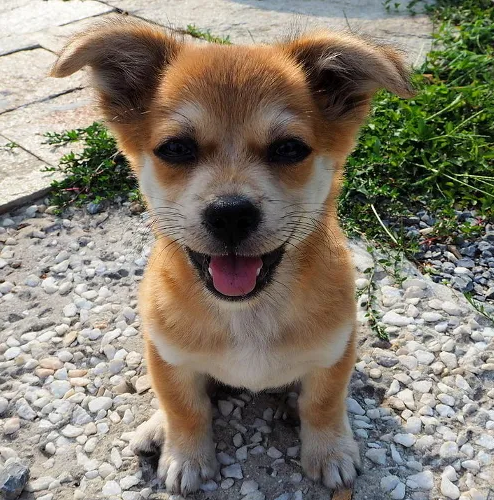
#> input picture Week 5/Code-Week#5/images/smoothing/puppy.png, 494 x 500 px, found by its file name
$ python '5. Smoothing image.py'
#> lines starting #> are read from the running program, lines starting #| are printed output that depends on the picture
# -*- coding: utf-8 -*-
"""
Created on Wed Feb  7 20:33:08 2024

@author: Noopa Jagadeesh
"""
import cv2
import matplotlib.pyplot as plt

img = cv2.imread('C:/Users/Downloads/COSC/Week-5/images/smoothing/puppy.png')
#> img is the input picture: shape (500, 494, 3); mean B, G, R 111.9, 125.8, 132.9
# Define a function for plotting multiple figures
def plot_img(images, titles):
    fig, axs = plt.subplots(nrows = 1, ncols = len(images),
                          figsize = (20, 20))
    for i, p in enumerate(images):
        axs[i].imshow(cv2.cvtColor(p, cv2.COLOR_BGR2RGB))
        axs[i].set_title(titles[i])
        axs[i].axis('off')
    plt.show()
# To show a side by side comparison of different filters with different kernel sizes.
for i in range(3,30,8):
    print("with kernel size: "+str(i))
    a_img = cv2.blur(img,(i,i))
    g_img = cv2.GaussianBlur(img,(i,i),0)
    b_img = cv2.bilateralFilter(img,i,75,75)
    images=[img, a_img, g_img, b_img]
    titles=['original image',
          'box filter image',
          'gaussian filter image',
          'Bilateral filter image']
    plot_img(images, titles)
#> this loop made 4 passes
#> pass 1, `a_img = cv2.blur(img,(i,i))`:
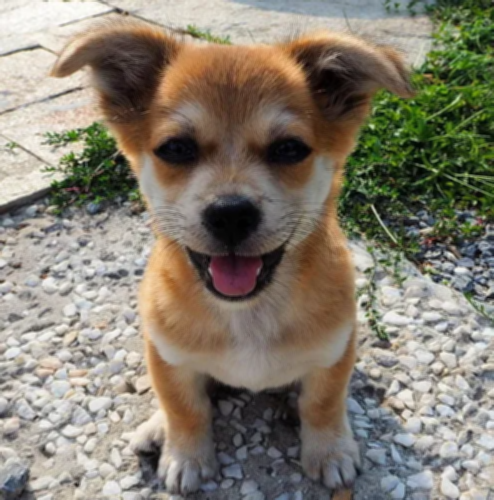
#> a_img: shape (500, 494, 3); mean B, G, R 111.9, 125.8, 132.9
#> pass 1, in plot_img, `plt.show()`:
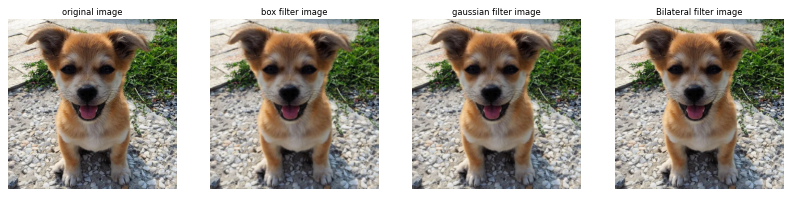
#> figure drawn by matplotlib, 4 panels
#> pass 2, `a_img = cv2.blur(img,(i,i))`:
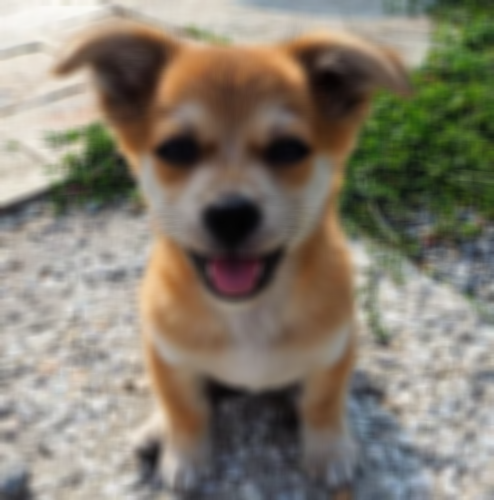
#> a_img: shape (500, 494, 3); mean B, G, R 111.9, 125.8, 133

$ run again, with Week 5/Code-Week#5/images/smoothing/apple.png copied over Week 5/Code-Week#5/images/smoothing/puppy.png
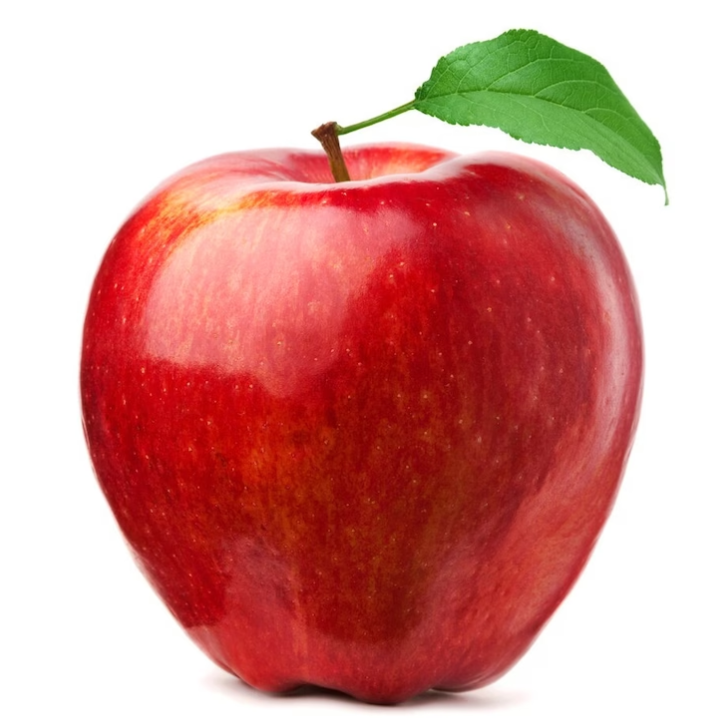
#> input picture Week 5/Code-Week#5/images/smoothing/apple.png, 723 x 723 px, found by its file name
#> img is the input picture: shape (723, 723, 3); mean B, G, R 145.5, 150.6, 212.6
#> the loop `for i in range(3,30,8):` made 4 passes
#> pass 1, in plot_img, `plt.show()`:
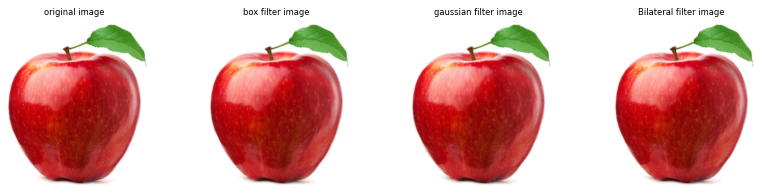
#> figure drawn by matplotlib, 4 panels
#> pass 2, in plot_img (call 2), `plt.show()`:
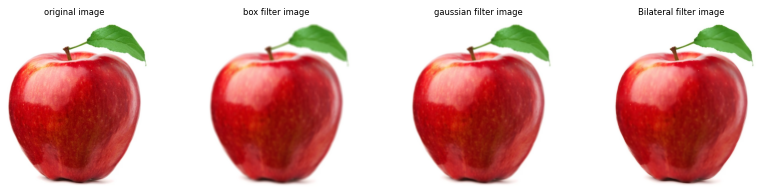
#> figure drawn by matplotlib, 4 panels

$ run again, with Week 5/Code-Week#5/images/smoothing/balloons_noisy.png copied over Week 5/Code-Week#5/images/smoothing/puppy.png
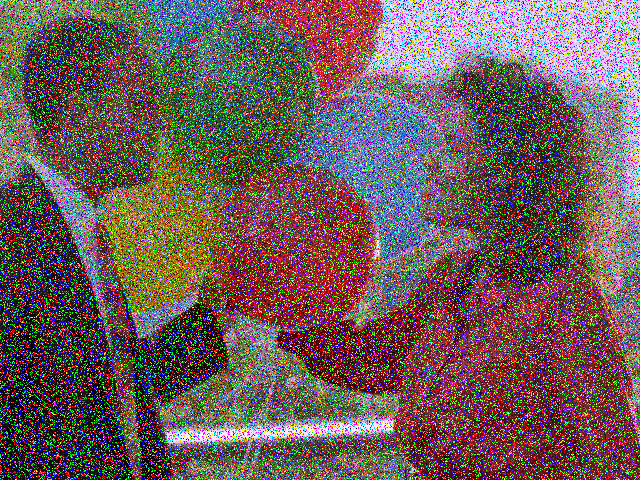
#> input picture Week 5/Code-Week#5/images/smoothing/balloons_noisy.png, 640 x 480 px, found by its file name
#> img is the input picture: shape (480, 640, 3); mean B, G, R 89.9, 92, 109.1
#> the loop `for i in range(3,30,8):` made 4 passes
#> pass 1, in plot_img, `plt.show()`:
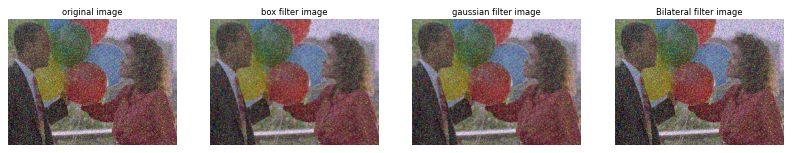
#> figure drawn by matplotlib, 4 panels
#> pass 2, `a_img = cv2.blur(img,(i,i))`:
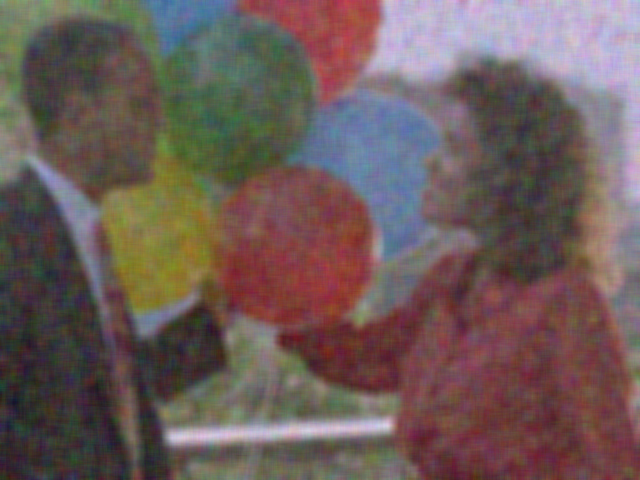
#> a_img: shape (480, 640, 3); mean B, G, R 89.9, 92, 109.1

$ run again, with Week 5/Code-Week#5/images/smoothing/lake.jpg saved as Week 5/Code-Week#5/images/smoothing/puppy.png
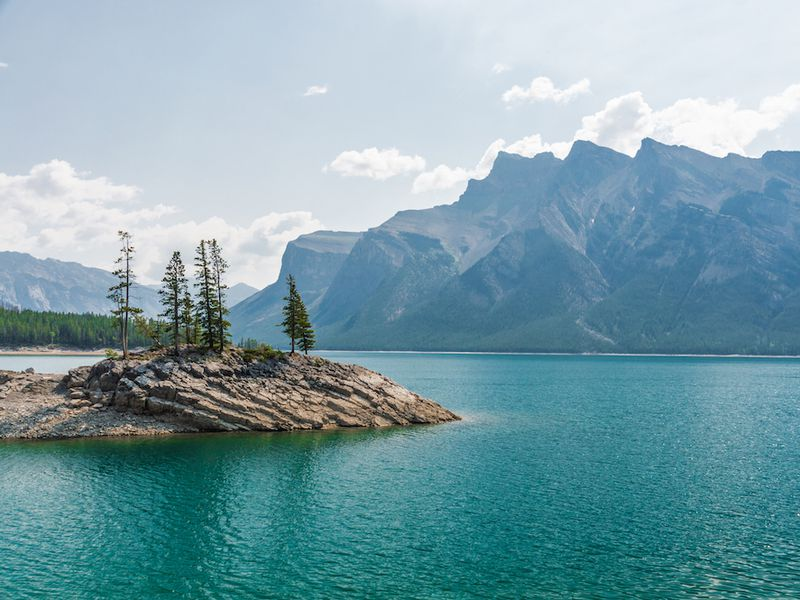
#> input picture Week 5/Code-Week#5/images/smoothing/lake.jpg, 800 x 600 px, found by its file name
#> img is the input picture: shape (600, 800, 3); mean B, G, R 168.7, 159.5, 123.2
#> the loop `for i in range(3,30,8):` made 4 passes
#> pass 1, in plot_img, `plt.show()`:
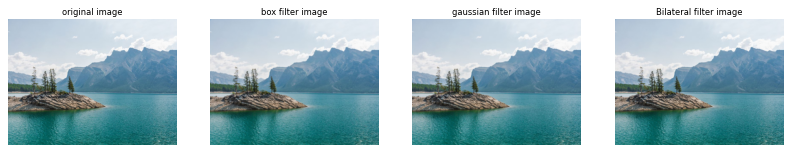
#> figure drawn by matplotlib, 4 panels
#> pass 2, `a_img = cv2.blur(img,(i,i))`:
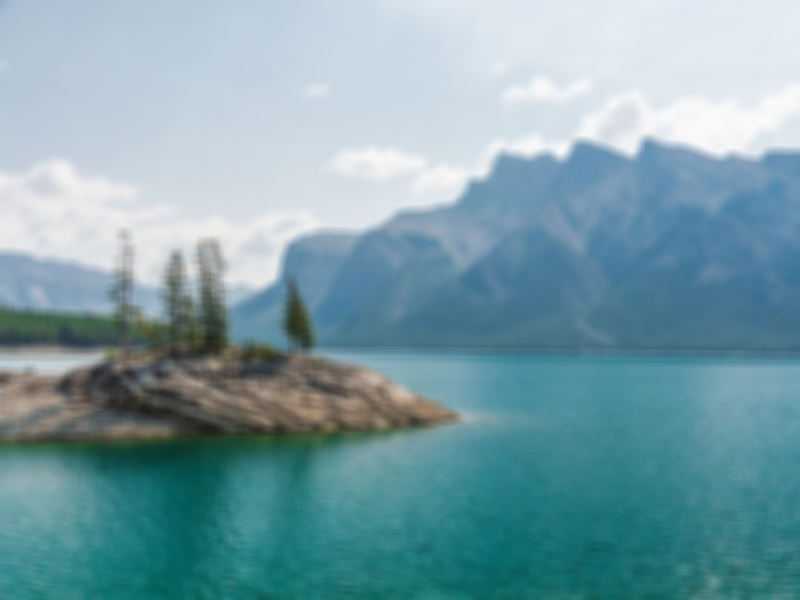
#> a_img: shape (600, 800, 3); mean B, G, R 168.7, 159.5, 123.2
